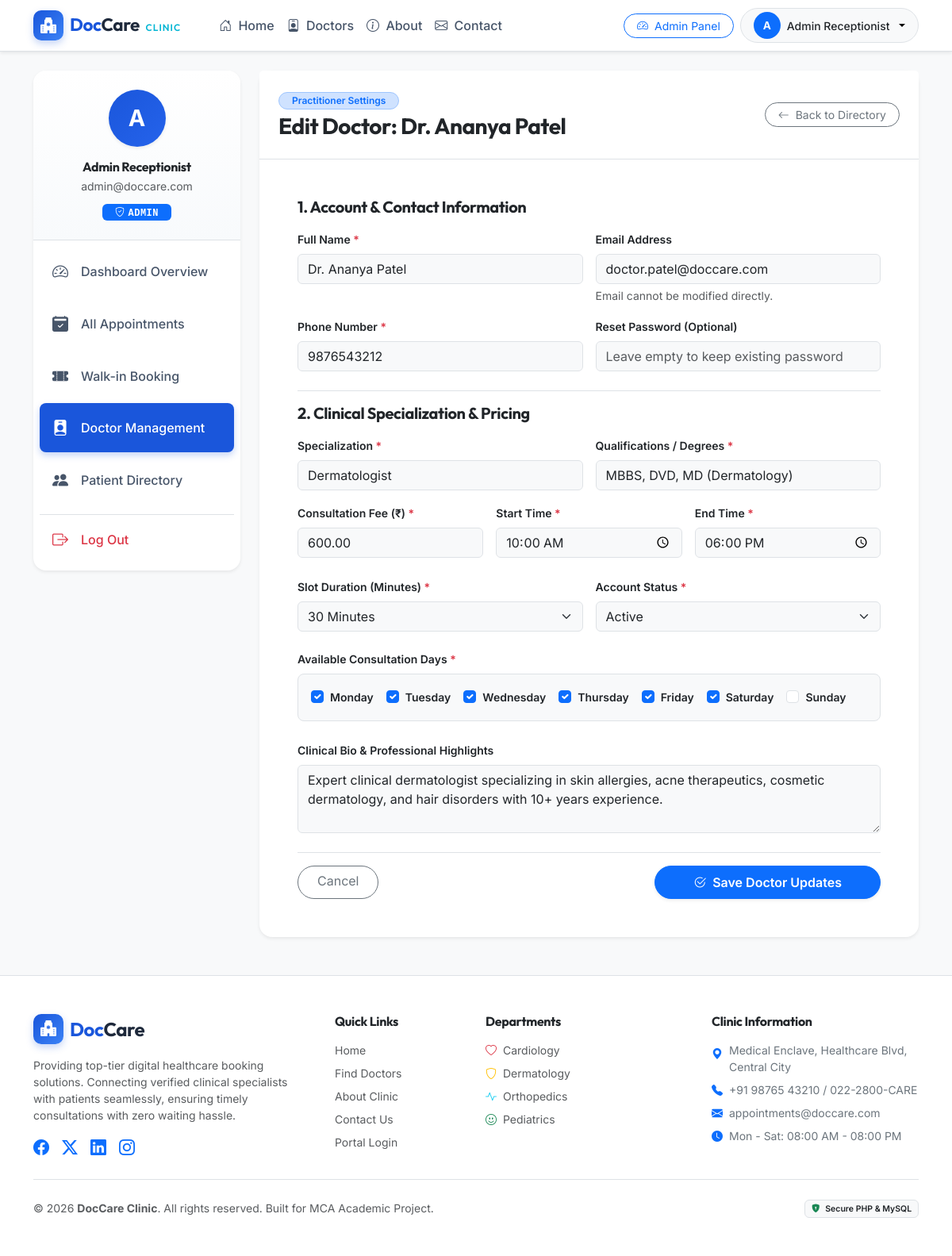
The page /admin/edit-doctor.php?id=2 (signed in) on the database its author committed.
### tables this page shows
CREATE TABLE `doctors` (
  `id` INT AUTO_INCREMENT PRIMARY KEY,
  `user_id` INT NOT NULL UNIQUE,
  `specialization` VARCHAR(100) NOT NULL,
  `qualification` VARCHAR(100) NOT NULL,
  `consultation_fee` DECIMAL(10,2) NOT NULL DEFAULT 500.00,
  `available_days` VARCHAR(255) NOT NULL DEFAULT 'Monday,Tuesday,Wednesday,Thursday,Friday',
  `start_time` TIME NOT NULL DEFAULT '09:00:00',
  `end_time` TIME NOT NULL DEFAULT '17:00:00',
  `slot_duration` INT NOT NULL DEFAULT 30,  
  `status` ENUM('active', 'inactive') NOT NULL DEFAULT 'active',
  `bio` TEXT NULL,
  CONSTRAINT `fk_doctors_user` FOREIGN KEY (`user_id`) REFERENCES `users` (`id`) ON DELETE CASCADE
);

CREATE TABLE `users` (
  `id` INT AUTO_INCREMENT PRIMARY KEY,
  `name` VARCHAR(100) NOT NULL,
  `email` VARCHAR(100) NOT NULL UNIQUE,
  `phone` VARCHAR(20) NOT NULL,
  `password` VARCHAR(255) NOT NULL,
  `role` ENUM('patient', 'doctor', 'admin') NOT NULL DEFAULT 'patient',
  `created_at` TIMESTAMP DEFAULT CURRENT_TIMESTAMP
);

### includes/functions.php (called while the page is built, shortened)
<?php
function e($value) {
    return htmlspecialchars((string)($value ?? ''), ENT_QUOTES, 'UTF-8');
}

### admin/edit-doctor.php (the view, shortened to what this page needs)
<?php
require_once __DIR__ . '/../includes/functions.php';
$docId = filter_input(INPUT_GET, 'id', FILTER_VALIDATE_INT);
$pdo = get_db_connection();
$stmt = $pdo->prepare("
    SELECT d.*, u.name, u.email, u.phone
    FROM doctors d
    JOIN users u ON d.user_id = u.id
    WHERE d.id = ? LIMIT 1
");
$stmt->execute([$docId]);
$allWeekdays = ['Monday', 'Tuesday', 'Wednesday', 'Thursday', 'Friday', 'Saturday', 'Sunday'];
$stmt->execute([$docId]);
$doctor = $stmt->fetch();
$currentDays = array_map('trim', explode(',', $doctor['available_days']));
require_once __DIR__ . '/../includes/header.php';
require_once __DIR__ . '/../includes/navbar.php';
?>
<div class="container py-4">
    <div class="row g-4">
        <div class="col-lg-3 col-md-4">
            <?php require_once __DIR__ . '/../includes/sidebar.php'; ?>
        </div>
        <div class="col-lg-9 col-md-8">
            <div class="card border-0 shadow-sm rounded-4 bg-white mb-4">
                <div class="card-header bg-white border-bottom p-4 d-flex justify-content-between align-items-center">
                    <div>
                        <span class="badge bg-primary-subtle text-primary border border-primary-subtle px-3 py-1 rounded-pill mb-1">
                            Practitioner Settings
                        </span>
                        <h3 class="fw-bold text-dark mb-0">Edit Doctor: <?php echo e($doctor['name']); ?></h3>
                    </div>
                    <a href="<?php echo BASE_URL; ?>/admin/doctors.php" class="btn btn-outline-secondary btn-sm rounded-pill px-3">
                        <i class="bi bi-arrow-left me-1"></i> Back to Directory
                    </a>
                </div>
                <div class="card-body p-4 p-md-5">
                    <form action="<?php echo BASE_URL; ?>/admin/edit-doctor.php?id=<?php echo $docId; ?>" method="POST" autocomplete="off">
                        <h5 class="fw-bold text-dark mb-3">1. Account &amp; Contact Information</h5>
                        <div class="row g-3 mb-3">
                            <div class="col-md-6">
                                <label class="form-label small fw-semibold text-dark">Full Name <span class="text-danger">*</span></label>
                                <input type="text" name="name" class="form-control bg-light" value="<?php echo e($doctor['name']); ?>" required>
                            </div>
                            <div class="col-md-6">
                                <label class="form-label small fw-semibold text-dark">Email Address</label>
                                <input type="email" class="form-control bg-light" value="<?php echo e($doctor['email']); ?>" disabled readonly>
                                <div class="form-text small">Email cannot be modified directly.</div>
                            </div>
                        </div>
                        <div class="row g-3 mb-4">
                            <div class="col-md-6">
                                <label class="form-label small fw-semibold text-dark">Phone Number <span class="text-danger">*</span></label>
                                <input type="tel" name="phone" class="form-control bg-light" value="<?php echo e($doctor['phone']); ?>" required pattern="[0-9]{10}">
                            </div>
                            <div class="col-md-6">
                                <label class="form-label small fw-semibold text-dark">Reset Password (Optional)</label>
                                <input type="password" name="new_password" class="form-control bg-light" placeholder="Leave empty to keep existing password">
                            </div>
                        </div>
                        <h5 class="fw-bold text-dark mb-3 pt-3 border-top">2. Clinical Specialization &amp; Pricing</h5>
                        <div class="row g-3 mb-3">
                            <div class="col-md-6">
                                <label class="form-label small fw-semibold text-dark">Specialization <span class="text-danger">*</span></label>
                                <input type="text" name="specialization" class="form-control bg-light" value="<?php echo e($doctor['specialization']); ?>" required>
                            </div>
                            <div class="col-md-6">
                                <label class="form-label small fw-semibold text-dark">Qualifications / Degrees <span class="text-danger">*</span></label>
                                <input type="text" name="qualification" class="form-control bg-light" value="<?php echo e($doctor['qualification']); ?>" required>
                            </div>
                        </div>
                        <div class="row g-3 mb-4">
                            <div class="col-md-4">
                                <label class="form-label small fw-semibold text-dark">Consultation Fee (₹) <span class="text-danger">*</span></label>
                                <input type="number" step="10" name="consultation_fee" class="form-control bg-light" value="<?php echo e($doctor['consultation_fee']); ?>" required>
                            </div>
                            <div class="col-md-4">
                                <label class="form-label small fw-semibold text-dark">Start Time <span class="text-danger">*</span></label>
                                <input type="time" name="start_time" class="form-control bg-light" value="<?php echo e(substr($doctor['start_time'], 0, 5)); ?>" required>
                            </div>
                            <div class="col-md-4">
                                <label class="form-label small fw-semibold text-dark">End Time <span class="text-danger">*</span></label>
                                <input type="time" name="end_time" class="form-control bg-light" value="<?php echo e(substr($doctor['end_time'], 0, 5)); ?>" required>
                            </div>
                        </div>
                        <div class="row g-3 mb-4">
                            <div class="col-md-6">
                                <label class="form-label small fw-semibold text-dark">Slot Duration (Minutes) <span class="text-danger">*</span></label>
                                <select name="slot_duration" class="form-select bg-light">
                                    <option value="30" <?php echo ($doctor['slot_duration'] == 30) ? 'selected' : ''; ?>>30 Minutes</option>
                                </select>
                            </div>
                            <div class="col-md-6">
                                <label class="form-label small fw-semibold text-dark">Account Status <span class="text-danger">*</span></label>
                                <select name="status" class="form-select bg-light">
                                    <option value="active" <?php echo ($doctor['status'] === 'active') ? 'selected' : ''; ?>>Active</option>
                                </select>
                            </div>
                        </div>
                        <div class="mb-4">
                            <label class="form-label small fw-semibold text-dark d-block">Available Consultation Days <span class="text-danger">*</span></label>
                            <div class="d-flex flex-wrap gap-3 p-3 bg-light rounded-3 border">
                                <?php foreach ($allWeekdays as $day): ?>
                                    <div class="form-check">
                                        <input class="form-check-input" type="checkbox" name="days[]" value="<?php echo $day; ?>" id="day_<?php echo $day; ?>"
                                               <?php echo in_array($day, $currentDays, true) ? 'checked' : ''; ?>>
                                        <label class="form-check-label small fw-semibold text-dark" for="day_<?php echo $day; ?>">
                                            <?php echo $day; ?>
                                        </label>
                                    </div>
                                <?php endforeach; ?>
                            </div>
                        </div>
                        <div class="mb-4">
                            <label class="form-label small fw-semibold text-dark">Clinical Bio &amp; Professional Highlights</label>
                            <textarea name="bio" rows="3" class="form-control bg-light"><?php echo e($doctor['bio']); ?></textarea>
                        </div>
                        <div class="d-flex justify-content-between pt-3 border-top">
                            <a href="<?php echo BASE_URL; ?>/admin/doctors.php" class="btn btn-outline-secondary rounded-pill px-4">Cancel</a>
                            <button type="submit" class="btn btn-primary rounded-pill px-5 py-2 fw-semibold shadow-sm">
                                <i class="bi bi-check2-circle me-1"></i> Save Doctor Updates
                            </button>
                        </div>
                    </form>
                </div>
            </div>
        </div>
    </div>
</div>
<?php require_once __DIR__ . '/../includes/footer.php'; ?>

### assets/css/style.css (style rules this page uses)
:root { --doc-primary: #1a56db; --doc-primary-hover: #1342a8; --doc-primary-light: #ebf5ff; --doc-secondary: #0e9f6e; --doc-accent: #06b6d4; --doc-dark: #1e293b; --doc-muted: #64748b; --doc-border: #e2e8f0; --doc-bg-soft: #f8fafc; --doc-card-shadow: 0 4px 6px -1px rgba(0, 0, 0, 0.05), 0 2px 4px -2px rgba(0, 0, 0, 0.05); --doc-card-shadow-hover: 0 10px 15px -3px rgba(26, 86, 219, 0.1), 0 4px 6px -4px rgba(26, 86, 219, 0.1); }
body { font-family: 'Inter', -apple-system, BlinkMacSystemFont, "Segoe UI", Roboto, sans-serif; color: var(--doc-dark); background-color: var(--doc-bg-soft); min-height: 100vh; display: flex; flex-direction: column; }
h1, h2, h3, h4, h5, h6, .brand-text { font-family: 'Outfit', 'Inter', sans-serif; letter-spacing: -0.02em; }
.badge { font-weight: 600; padding: 0.45em 0.75em; border-radius: 6px; }

### rows shown on the page
doctors: user.name "Dr. Ananya Patel", name "Dr. Ananya Patel", user.email "doctor.patel@doccare.com", phone "9876543212", specialization "Dermatologist", qualification "MBBS, DVD, MD (Dermatology)", consultation_fee "600.00", start_time "10:00", end_time "18:00", slot_duration "30 Minutes", status "Active", available_days "☑", bio "Expert clinical dermatologist specializing in skin allergies, acne therapeutics, cosmetic dermatology, and hair disorders with 10+ years experience."

### other values the page prints
substr($currentUser['name'], 0, 1) "A"
$currentUser['name'] "Admin Receptionist"
substr($user['name'], 0, 1) "A"
$user['name'] "Admin Receptionist"
$user['email'] "admin@doccare.com"
$role "ADMIN"
$day "Monday"
$day "Tuesday"
$day "Wednesday"
$day "Thursday"
$day "Friday"
$day "Saturday"
$day "Sunday"
